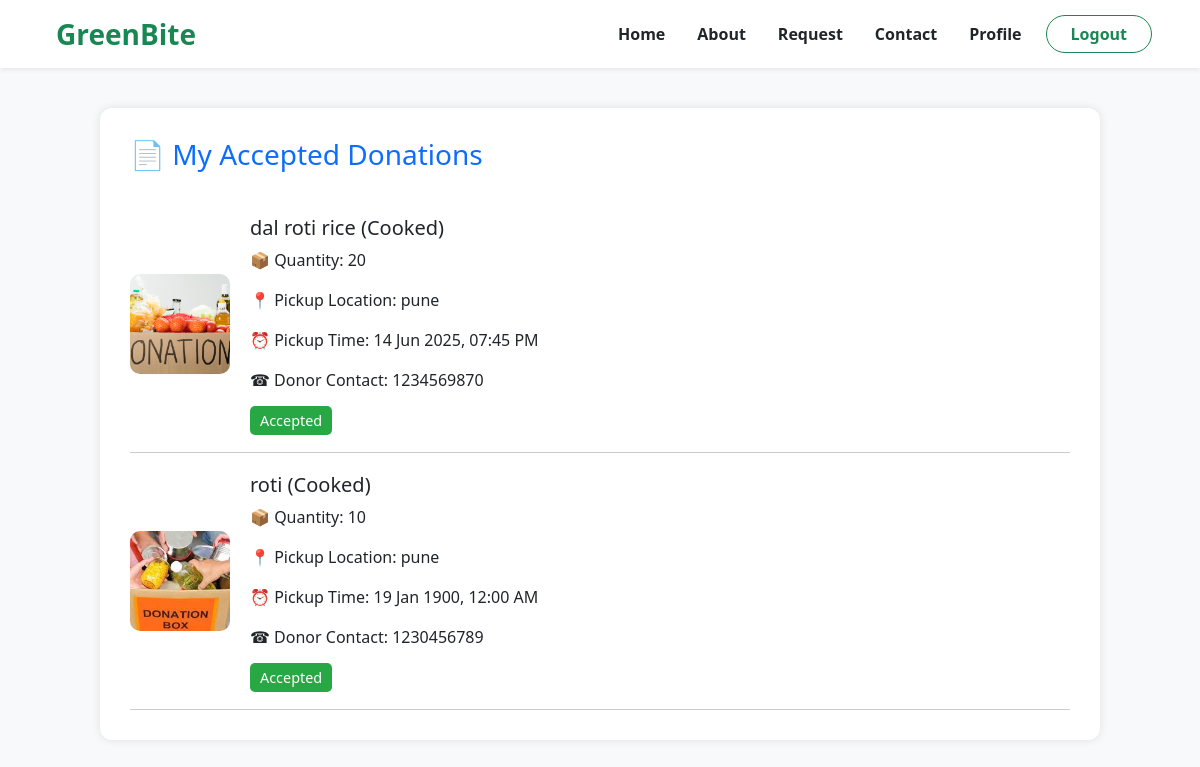
Page /request-history.php (signed in) on the committed database.
### tables this page shows
CREATE TABLE `donations` (
  `id` int(11) NOT NULL,
  `donor_id` int(11) NOT NULL,
  `food_description` text NOT NULL,
  `quantity` varchar(100) NOT NULL,
  `pickup_time` datetime NOT NULL,
  `address` text NOT NULL,
  `contact_number` varchar(15) NOT NULL,
  `expires_at` datetime NOT NULL,
  `food_image` varchar(255) DEFAULT NULL,
  `food_type` enum('Cooked','Packed','Raw') NOT NULL,
  `status` enum('pending','accepted','expired') DEFAULT 'pending',
  `created_at` timestamp NOT NULL DEFAULT current_timestamp(),
  `receiver_name` varchar(255) DEFAULT NULL,
  `receiver_contact` varchar(20) DEFAULT NULL,
  `receiver_email` varchar(255) DEFAULT NULL,
  `receiver_address` text DEFAULT NULL,
  `receiver_reason` text DEFAULT NULL,
  `receiver_id` int(11) DEFAULT NULL
);

### request-history.php (the view, shortened to what this page needs)
<?php
include 'includes/db.php';
$receiver_id = $_SESSION['user_id'];
$stmt = $conn->prepare("SELECT * FROM donations WHERE status = 'accepted' AND receiver_id = ? ORDER BY created_at DESC");
$stmt->bind_param("i", $receiver_id);
$stmt->execute();
$result = $stmt->get_result();
?>
<!DOCTYPE html>
<html lang="en">
<head>
  <link href="https://cdn.jsdelivr.net/npm/bootstrap@5.3.0/dist/css/bootstrap.min.css" rel="stylesheet" />
</head>
<body>
<?php include 'includes/navbar.php'; ?>
<div class="container">
  <div class="history-box">
    <h3 class="mb-4 text-primary">📄 My Accepted Donations</h3>
    <?php if ($result->num_rows === 0): ?>
      <p class="text-muted">You haven't accepted any donations yet.</p>
    <?php else: ?>
      <?php while ($row = $result->fetch_assoc()): ?>
        <div class="donation-card">
          <img src="<?= htmlspecialchars($row['food_image']) ?>" alt="Food Image">
          <div class="donation-info">
            <h5><?= htmlspecialchars($row['food_description']) ?> (<?= htmlspecialchars($row['food_type']) ?>)</h5>
            <p>📦 Quantity: <?= htmlspecialchars($row['quantity']) ?></p>
            <p>📍 Pickup Location: <?= htmlspecialchars($row['address']) ?></p>
            <p>⏰ Pickup Time: <?= date('d M Y, h:i A', strtotime($row['pickup_time'])) ?></p>
            <p>☎ Donor Contact: <?= htmlspecialchars($row['contact_number']) ?></p>
            <span class="badge-status accepted">Accepted</span>
          </div>
        </div>
      <?php endwhile; ?>
    <?php endif; ?>
  </div>
</div>
</body>
</html>

### request-history.php (style rules this page uses)
body { background: #f8f9fa; font-family: 'Segoe UI', sans-serif; }
.history-box { max-width: 1000px; margin: 40px auto; background: #fff; padding: 30px; border-radius: 12px; box-shadow: 0 0 10px rgba(0,0,0,0.1); }
.donation-card { display: flex; gap: 20px; border-bottom: 1px solid #ccc; padding: 20px 0; align-items: center; }
.donation-card img { width: 100px; height: 100px; object-fit: cover; border-radius: 10px; }
.donation-info { flex: 1; }
.badge-status { padding: 5px 10px; border-radius: 5px; font-size: 0.9rem; }
.accepted { background-color: #28a745; color: #fff; }

### rows in the picture
donations: food_image (picture), food_description "dal roti rice", food_type "Cooked", quantity "20", address "pune", pickup_time "14 Jun 2025, 07:45 PM", contact_number "1234569870"
donations: food_image (picture), food_description "roti", food_type "Cooked", quantity "10", address "pune", pickup_time "19 Jan 1900, 12:00 AM", contact_number "1230456789"
